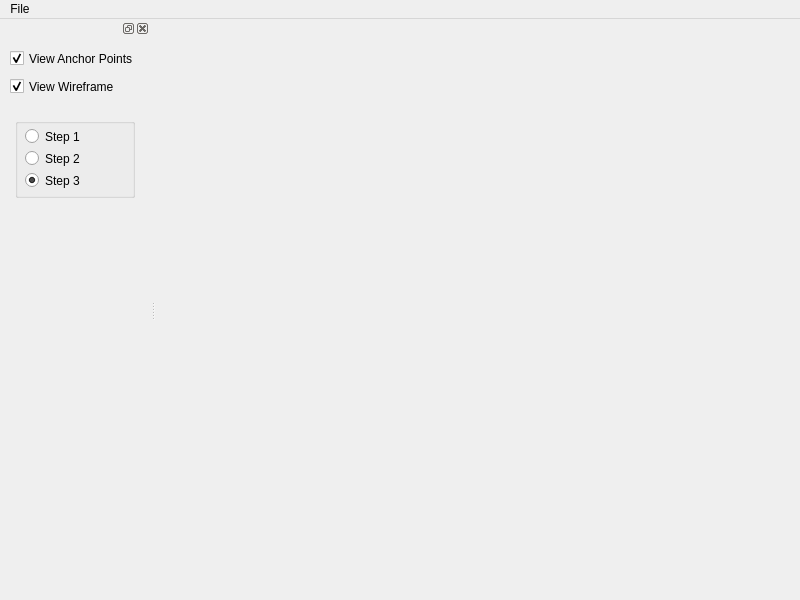
<?xml version="1.0" encoding="UTF-8"?>
<ui version="4.0">
 <class>MainWindow</class>
 <widget class="QMainWindow" name="MainWindow">
  <property name="geometry">
   <rect>
    <x>0</x>
    <y>0</y>
    <width>800</width>
    <height>600</height>
   </rect>
  </property>
  <property name="windowTitle">
   <string>Rigid</string>
  </property>
  <widget class="QWidget" name="centralWidget">
   <layout class="QHBoxLayout" name="horizontalLayout">
    <property name="leftMargin">
     <number>0</number>
    </property>
    <property name="topMargin">
     <number>0</number>
    </property>
    <property name="rightMargin">
     <number>0</number>
    </property>
    <property name="bottomMargin">
     <number>0</number>
    </property>
    <item>
     <widget class="View" name="view" native="true"/>
    </item>
   </layout>
  </widget>
  <widget class="QDockWidget" name="dockWidget">
   <property name="minimumSize">
    <size>
     <width>150</width>
     <height>42</height>
    </size>
   </property>
   <attribute name="dockWidgetArea">
    <number>1</number>
   </attribute>
   <widget class="QWidget" name="dockWidgetContents">
    <widget class="QCheckBox" name="wireframeCheckBox">
     <property name="geometry">
      <rect>
       <x>10</x>
       <y>40</y>
       <width>131</width>
       <height>17</height>
      </rect>
     </property>
     <property name="text">
      <string>View Wireframe</string>
     </property>
     <property name="checked">
      <bool>true</bool>
     </property>
    </widget>
    <widget class="QCheckBox" name="anchorPointsCheckBox">
     <property name="geometry">
      <rect>
       <x>10</x>
       <y>10</y>
       <width>141</width>
       <height>21</height>
      </rect>
     </property>
     <property name="text">
      <string>View Anchor Points</string>
     </property>
     <property name="checked">
      <bool>true</bool>
     </property>
    </widget>
    <widget class="QGroupBox" name="groupBox">
     <property name="geometry">
      <rect>
       <x>15</x>
       <y>80</y>
       <width>120</width>
       <height>80</height>
      </rect>
     </property>
     <property name="title">
      <string/>
     </property>
     <widget class="QRadioButton" name="radioButton">
      <property name="geometry">
       <rect>
        <x>10</x>
        <y>10</y>
        <width>101</width>
        <height>17</height>
       </rect>
      </property>
      <property name="text">
       <string>Step 1</string>
      </property>
     </widget>
     <widget class="QRadioButton" name="radioButton_2">
      <property name="geometry">
       <rect>
        <x>10</x>
        <y>32</y>
        <width>101</width>
        <height>17</height>
       </rect>
      </property>
      <property name="text">
       <string>Step 2</string>
      </property>
     </widget>
     <widget class="QRadioButton" name="radioButton_3">
      <property name="geometry">
       <rect>
        <x>10</x>
        <y>54</y>
        <width>101</width>
        <height>17</height>
       </rect>
      </property>
      <property name="text">
       <string>Step 3</string>
      </property>
      <property name="checked">
       <bool>true</bool>
      </property>
     </widget>
    </widget>
   </widget>
  </widget>
  <widget class="QMenuBar" name="menuBar">
   <property name="geometry">
    <rect>
     <x>0</x>
     <y>0</y>
     <width>800</width>
     <height>26</height>
    </rect>
   </property>
   <widget class="QMenu" name="menuFile">
    <property name="title">
     <string>File</string>
    </property>
    <addaction name="actionOpen"/>
   </widget>
   <addaction name="menuFile"/>
  </widget>
  <action name="actionOpen">
   <property name="text">
    <string>Open</string>
   </property>
  </action>
 </widget>
 <layoutdefault spacing="6" margin="11"/>
 <customwidgets>
  <customwidget>
   <class>View</class>
   <extends>QWidget</extends>
   <header>view.h</header>
   <slots>
    <slot>toggleWireframe(bool)</slot>
    <slot>fileOpen()</slot>
   </slots>
  </customwidget>
 </customwidgets>
 <resources/>
 <connections/>
</ui>
